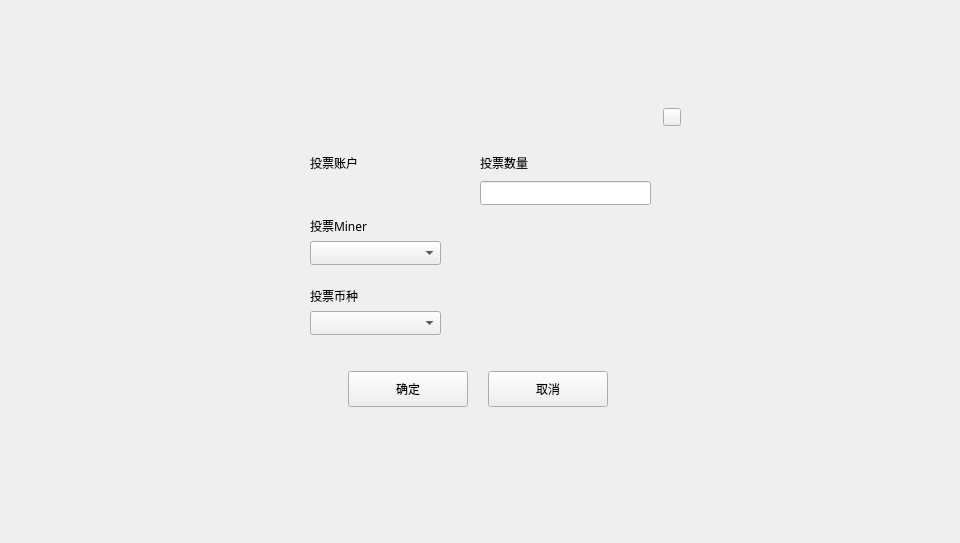
<?xml version="1.0" encoding="UTF-8"?>
<ui version="4.0">
 <class>LockToMinerDialog</class>
 <widget class="QDialog" name="LockToMinerDialog">
  <property name="geometry">
   <rect>
    <x>0</x>
    <y>0</y>
    <width>960</width>
    <height>543</height>
   </rect>
  </property>
  <property name="windowTitle">
   <string>Dialog</string>
  </property>
  <widget class="QWidget" name="widget" native="true">
   <property name="geometry">
    <rect>
     <x>0</x>
     <y>0</y>
     <width>960</width>
     <height>543</height>
    </rect>
   </property>
   <widget class="QWidget" name="containerWidget" native="true">
    <property name="geometry">
     <rect>
      <x>270</x>
      <y>101</y>
      <width>420</width>
      <height>340</height>
     </rect>
    </property>
    <property name="font">
     <font>
      <family>Microsoft YaHei UI Light</family>
     </font>
    </property>
    <widget class="QLabel" name="label">
     <property name="geometry">
      <rect>
       <x>40</x>
       <y>50</y>
       <width>120</width>
       <height>24</height>
      </rect>
     </property>
     <property name="text">
      <string>投票账户</string>
     </property>
     <property name="alignment">
      <set>Qt::AlignLeading|Qt::AlignLeft|Qt::AlignVCenter</set>
     </property>
    </widget>
    <widget class="QToolButton" name="cancelBtn">
     <property name="geometry">
      <rect>
       <x>218</x>
       <y>270</y>
       <width>120</width>
       <height>36</height>
      </rect>
     </property>
     <property name="font">
      <font>
       <family>Microsoft YaHei UI Light</family>
      </font>
     </property>
     <property name="cursor">
      <cursorShape>PointingHandCursor</cursorShape>
     </property>
     <property name="focusPolicy">
      <enum>Qt::NoFocus</enum>
     </property>
     <property name="styleSheet">
      <string notr="true"/>
     </property>
     <property name="text">
      <string>取消</string>
     </property>
    </widget>
    <widget class="QToolButton" name="okBtn">
     <property name="geometry">
      <rect>
       <x>78</x>
       <y>270</y>
       <width>120</width>
       <height>36</height>
      </rect>
     </property>
     <property name="font">
      <font>
       <family>Microsoft YaHei UI Light</family>
      </font>
     </property>
     <property name="cursor">
      <cursorShape>PointingHandCursor</cursorShape>
     </property>
     <property name="focusPolicy">
      <enum>Qt::NoFocus</enum>
     </property>
     <property name="styleSheet">
      <string notr="true"/>
     </property>
     <property name="text">
      <string>确定</string>
     </property>
    </widget>
    <widget class="QToolButton" name="closeBtn">
     <property name="geometry">
      <rect>
       <x>393</x>
       <y>7</y>
       <width>18</width>
       <height>18</height>
      </rect>
     </property>
     <property name="cursor">
      <cursorShape>PointingHandCursor</cursorShape>
     </property>
     <property name="focusPolicy">
      <enum>Qt::NoFocus</enum>
     </property>
     <property name="styleSheet">
      <string notr="true"/>
     </property>
     <property name="text">
      <string/>
     </property>
    </widget>
    <widget class="QLabel" name="accountNameLabel">
     <property name="geometry">
      <rect>
       <x>40</x>
       <y>80</y>
       <width>120</width>
       <height>24</height>
      </rect>
     </property>
     <property name="styleSheet">
      <string notr="true">font: 14px &quot;Microsoft YaHei UI Light&quot;;</string>
     </property>
     <property name="text">
      <string/>
     </property>
     <property name="alignment">
      <set>Qt::AlignLeading|Qt::AlignLeft|Qt::AlignVCenter</set>
     </property>
    </widget>
    <widget class="QLabel" name="label_2">
     <property name="geometry">
      <rect>
       <x>40</x>
       <y>110</y>
       <width>120</width>
       <height>30</height>
      </rect>
     </property>
     <property name="text">
      <string>投票Miner</string>
     </property>
     <property name="alignment">
      <set>Qt::AlignLeading|Qt::AlignLeft|Qt::AlignVCenter</set>
     </property>
    </widget>
    <widget class="QComboBox" name="minerComboBox">
     <property name="geometry">
      <rect>
       <x>40</x>
       <y>140</y>
       <width>131</width>
       <height>24</height>
      </rect>
     </property>
     <property name="font">
      <font>
       <family>Microsoft YaHei UI Light</family>
       <weight>50</weight>
       <bold>false</bold>
      </font>
     </property>
     <property name="focusPolicy">
      <enum>Qt::NoFocus</enum>
     </property>
     <property name="styleSheet">
      <string notr="true"/>
     </property>
    </widget>
    <widget class="QLabel" name="label_3">
     <property name="geometry">
      <rect>
       <x>210</x>
       <y>50</y>
       <width>120</width>
       <height>24</height>
      </rect>
     </property>
     <property name="text">
      <string>投票数量</string>
     </property>
     <property name="alignment">
      <set>Qt::AlignLeading|Qt::AlignLeft|Qt::AlignVCenter</set>
     </property>
    </widget>
    <widget class="QLabel" name="label_4">
     <property name="geometry">
      <rect>
       <x>40</x>
       <y>180</y>
       <width>120</width>
       <height>30</height>
      </rect>
     </property>
     <property name="text">
      <string>投票币种</string>
     </property>
     <property name="alignment">
      <set>Qt::AlignLeading|Qt::AlignLeft|Qt::AlignVCenter</set>
     </property>
    </widget>
    <widget class="QComboBox" name="assetComboBox">
     <property name="geometry">
      <rect>
       <x>40</x>
       <y>210</y>
       <width>131</width>
       <height>24</height>
      </rect>
     </property>
     <property name="font">
      <font>
       <family>Microsoft YaHei UI Light</family>
       <weight>50</weight>
       <bold>false</bold>
      </font>
     </property>
     <property name="focusPolicy">
      <enum>Qt::NoFocus</enum>
     </property>
     <property name="styleSheet">
      <string notr="true"/>
     </property>
    </widget>
    <widget class="QLineEdit" name="amountLineEdit">
     <property name="geometry">
      <rect>
       <x>210</x>
       <y>80</y>
       <width>171</width>
       <height>24</height>
      </rect>
     </property>
     <property name="contextMenuPolicy">
      <enum>Qt::DefaultContextMenu</enum>
     </property>
     <property name="styleSheet">
      <string notr="true"/>
     </property>
     <property name="maxLength">
      <number>20</number>
     </property>
    </widget>
    <widget class="QStackedWidget" name="stackedWidget">
     <property name="geometry">
      <rect>
       <x>210</x>
       <y>120</y>
       <width>171</width>
       <height>131</height>
      </rect>
     </property>
    </widget>
   </widget>
  </widget>
 </widget>
 <resources/>
 <connections/>
</ui>
